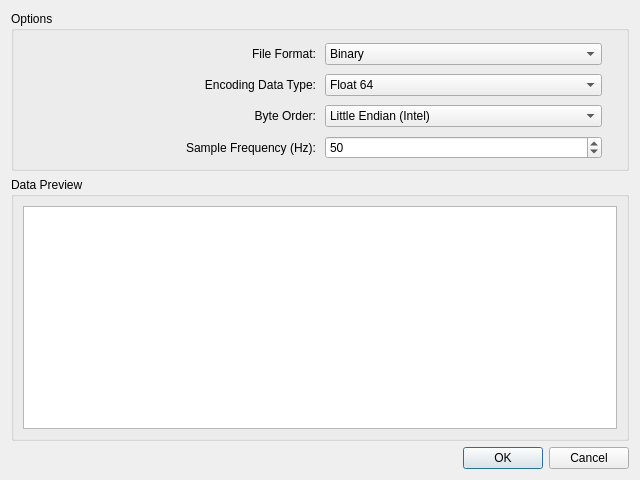
<?xml version="1.0" encoding="UTF-8"?>
<ui version="4.0">
 <class>LoadDialog</class>
 <widget class="QDialog" name="LoadDialog">
  <property name="geometry">
   <rect>
    <x>0</x>
    <y>0</y>
    <width>640</width>
    <height>480</height>
   </rect>
  </property>
  <property name="sizePolicy">
   <sizepolicy hsizetype="Preferred" vsizetype="Ignored">
    <horstretch>0</horstretch>
    <verstretch>0</verstretch>
   </sizepolicy>
  </property>
  <property name="windowTitle">
   <string>Load Data File As...</string>
  </property>
  <layout class="QVBoxLayout" name="verticalLayout">
   <item>
    <widget class="QGroupBox" name="groupBox">
     <property name="sizePolicy">
      <sizepolicy hsizetype="Preferred" vsizetype="Preferred">
       <horstretch>0</horstretch>
       <verstretch>0</verstretch>
      </sizepolicy>
     </property>
     <property name="autoFillBackground">
      <bool>false</bool>
     </property>
     <property name="title">
      <string>Options</string>
     </property>
     <property name="flat">
      <bool>false</bool>
     </property>
     <property name="checkable">
      <bool>false</bool>
     </property>
     <layout class="QGridLayout" name="gridLayout">
      <property name="sizeConstraint">
       <enum>QLayout::SetDefaultConstraint</enum>
      </property>
      <property name="leftMargin">
       <number>24</number>
      </property>
      <property name="topMargin">
       <number>12</number>
      </property>
      <property name="rightMargin">
       <number>24</number>
      </property>
      <property name="spacing">
       <number>9</number>
      </property>
      <item row="0" column="0">
       <widget class="QLabel" name="FileFormatLabel">
        <property name="text">
         <string>File Format:</string>
        </property>
        <property name="alignment">
         <set>Qt::AlignRight|Qt::AlignTrailing|Qt::AlignVCenter</set>
        </property>
       </widget>
      </item>
      <item row="0" column="1">
       <widget class="QComboBox" name="FileFormatComboBox">
        <property name="sizePolicy">
         <sizepolicy hsizetype="Preferred" vsizetype="Fixed">
          <horstretch>0</horstretch>
          <verstretch>0</verstretch>
         </sizepolicy>
        </property>
        <item>
         <property name="text">
          <string>Binary</string>
         </property>
        </item>
        <item>
         <property name="text">
          <string>Text</string>
         </property>
        </item>
       </widget>
      </item>
      <item row="1" column="0">
       <widget class="QLabel" name="DataTypeLabel">
        <property name="text">
         <string>Encoding Data Type:</string>
        </property>
        <property name="alignment">
         <set>Qt::AlignRight|Qt::AlignTrailing|Qt::AlignVCenter</set>
        </property>
       </widget>
      </item>
      <item row="1" column="1">
       <widget class="QComboBox" name="DataTypeComboBox">
        <property name="currentIndex">
         <number>2</number>
        </property>
        <item>
         <property name="text">
          <string>Float 16</string>
         </property>
        </item>
        <item>
         <property name="text">
          <string>Float 32</string>
         </property>
        </item>
        <item>
         <property name="text">
          <string>Float 64</string>
         </property>
        </item>
       </widget>
      </item>
      <item row="2" column="0">
       <widget class="QLabel" name="ByteOrderLabel">
        <property name="text">
         <string>Byte Order:</string>
        </property>
        <property name="alignment">
         <set>Qt::AlignRight|Qt::AlignTrailing|Qt::AlignVCenter</set>
        </property>
       </widget>
      </item>
      <item row="2" column="1">
       <widget class="QComboBox" name="ByteOrderComboBox">
        <item>
         <property name="text">
          <string>Little Endian (Intel)</string>
         </property>
        </item>
        <item>
         <property name="text">
          <string>Big Endian (Motorola)</string>
         </property>
        </item>
       </widget>
      </item>
      <item row="3" column="0">
       <widget class="QLabel" name="SampleFrequencyLabel">
        <property name="text">
         <string>Sample Frequency (Hz):</string>
        </property>
        <property name="scaledContents">
         <bool>false</bool>
        </property>
        <property name="alignment">
         <set>Qt::AlignRight|Qt::AlignTrailing|Qt::AlignVCenter</set>
        </property>
        <property name="wordWrap">
         <bool>false</bool>
        </property>
       </widget>
      </item>
      <item row="3" column="1">
       <widget class="QSpinBox" name="SampleFrequencySpinBox">
        <property name="alignment">
         <set>Qt::AlignLeading|Qt::AlignLeft|Qt::AlignVCenter</set>
        </property>
        <property name="accelerated">
         <bool>true</bool>
        </property>
        <property name="minimum">
         <number>1</number>
        </property>
        <property name="maximum">
         <number>1000</number>
        </property>
        <property name="value">
         <number>50</number>
        </property>
       </widget>
      </item>
     </layout>
    </widget>
   </item>
   <item>
    <widget class="QGroupBox" name="groupBox_2">
     <property name="title">
      <string>Data Preview</string>
     </property>
     <layout class="QVBoxLayout" name="verticalLayout_2">
      <item>
       <widget class="QTextEdit" name="PreviewTextEdit">
        <property name="readOnly">
         <bool>true</bool>
        </property>
       </widget>
      </item>
     </layout>
     <zorder>groupBox</zorder>
     <zorder>groupBox</zorder>
     <zorder>groupBox</zorder>
     <zorder>PreviewTextEdit</zorder>
    </widget>
   </item>
   <item>
    <widget class="QDialogButtonBox" name="buttonBox">
     <property name="orientation">
      <enum>Qt::Horizontal</enum>
     </property>
     <property name="standardButtons">
      <set>QDialogButtonBox::Cancel|QDialogButtonBox::Ok</set>
     </property>
     <property name="centerButtons">
      <bool>false</bool>
     </property>
    </widget>
   </item>
  </layout>
 </widget>
 <resources/>
 <connections>
  <connection>
   <sender>buttonBox</sender>
   <signal>accepted()</signal>
   <receiver>LoadDialog</receiver>
   <slot>accept()</slot>
   <hints>
    <hint type="sourcelabel">
     <x>247</x>
     <y>444</y>
    </hint>
    <hint type="destinationlabel">
     <x>157</x>
     <y>274</y>
    </hint>
   </hints>
  </connection>
  <connection>
   <sender>buttonBox</sender>
   <signal>rejected()</signal>
   <receiver>LoadDialog</receiver>
   <slot>reject()</slot>
   <hints>
    <hint type="sourcelabel">
     <x>315</x>
     <y>444</y>
    </hint>
    <hint type="destinationlabel">
     <x>286</x>
     <y>274</y>
    </hint>
   </hints>
  </connection>
 </connections>
</ui>
